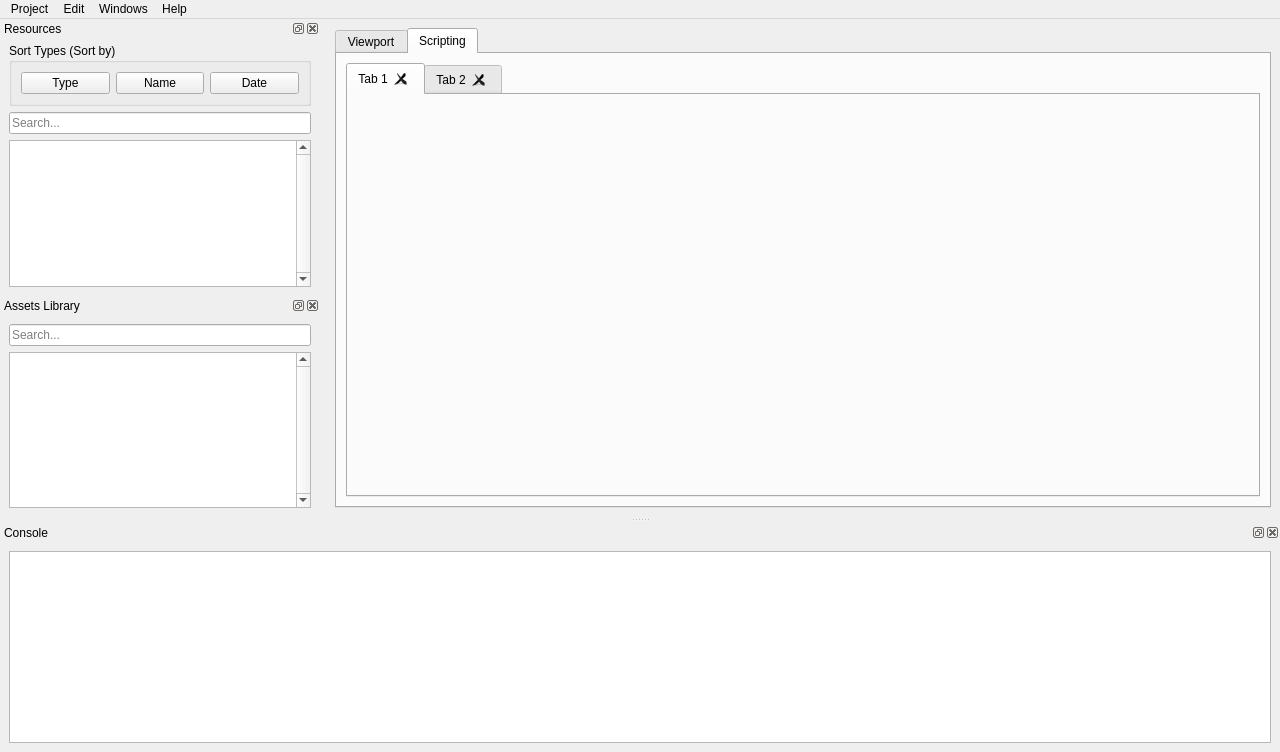
<?xml version="1.0" encoding="UTF-8"?>
<ui version="4.0">
 <class>main_window</class>
 <widget class="QMainWindow" name="main_window">
  <property name="geometry">
   <rect>
    <x>0</x>
    <y>0</y>
    <width>1280</width>
    <height>752</height>
   </rect>
  </property>
  <property name="minimumSize">
   <size>
    <width>1280</width>
    <height>720</height>
   </size>
  </property>
  <property name="windowTitle">
   <string>Red Engine - {project name}</string>
  </property>
  <widget class="QWidget" name="central_widget">
   <layout class="QVBoxLayout" name="verticalLayout">
    <item>
     <widget class="QTabWidget" name="central_tab">
      <property name="currentIndex">
       <number>1</number>
      </property>
      <widget class="QWidget" name="preview_window">
       <attribute name="title">
        <string>Viewport</string>
       </attribute>
       <layout class="QGridLayout" name="gridLayout">
        <item row="0" column="0">
         <layout class="QHBoxLayout" name="horizontalLayout">
          <item>
           <widget class="QPushButton" name="start_button">
            <property name="text">
             <string>Start</string>
            </property>
           </widget>
          </item>
         </layout>
        </item>
        <item row="1" column="0">
         <layout class="QVBoxLayout" name="verticalLayout_5">
          <item>
           <widget class="QWidget" name="pygame_widget" native="true"/>
          </item>
         </layout>
        </item>
       </layout>
      </widget>
      <widget class="QWidget" name="scripting_window">
       <attribute name="title">
        <string>Scripting</string>
       </attribute>
       <layout class="QVBoxLayout" name="verticalLayout_4">
        <item>
         <widget class="QTabWidget" name="scripting_tab">
          <property name="tabsClosable">
           <bool>true</bool>
          </property>
          <property name="movable">
           <bool>true</bool>
          </property>
          <widget class="QWidget" name="tab">
           <attribute name="title">
            <string>Tab 1</string>
           </attribute>
          </widget>
          <widget class="QWidget" name="tab_2">
           <attribute name="title">
            <string>Tab 2</string>
           </attribute>
          </widget>
         </widget>
        </item>
       </layout>
      </widget>
     </widget>
    </item>
   </layout>
  </widget>
  <widget class="QDockWidget" name="resources_dock">
   <property name="sizePolicy">
    <sizepolicy hsizetype="Expanding" vsizetype="Expanding">
     <horstretch>0</horstretch>
     <verstretch>0</verstretch>
    </sizepolicy>
   </property>
   <property name="minimumSize">
    <size>
     <width>320</width>
     <height>237</height>
    </size>
   </property>
   <property name="maximumSize">
    <size>
     <width>320</width>
     <height>524287</height>
    </size>
   </property>
   <property name="baseSize">
    <size>
     <width>250</width>
     <height>350</height>
    </size>
   </property>
   <property name="font">
    <font>
     <underline>false</underline>
    </font>
   </property>
   <property name="autoFillBackground">
    <bool>true</bool>
   </property>
   <property name="floating">
    <bool>false</bool>
   </property>
   <property name="features">
    <set>QDockWidget::AllDockWidgetFeatures</set>
   </property>
   <property name="allowedAreas">
    <set>Qt::LeftDockWidgetArea|Qt::RightDockWidgetArea</set>
   </property>
   <property name="windowTitle">
    <string>Resources</string>
   </property>
   <attribute name="dockWidgetArea">
    <number>1</number>
   </attribute>
   <widget class="QWidget" name="resources_dock_contents">
    <property name="sizePolicy">
     <sizepolicy hsizetype="MinimumExpanding" vsizetype="Expanding">
      <horstretch>0</horstretch>
      <verstretch>0</verstretch>
     </sizepolicy>
    </property>
    <property name="autoFillBackground">
     <bool>false</bool>
    </property>
    <layout class="QVBoxLayout" name="verticalLayout_3">
     <property name="topMargin">
      <number>5</number>
     </property>
     <item>
      <widget class="QGroupBox" name="sort_resource_button_group">
       <property name="title">
        <string>Sort Types (Sort by)</string>
       </property>
       <layout class="QHBoxLayout" name="horizontalLayout_6">
        <item>
         <widget class="QPushButton" name="sort_resource_type_button">
          <property name="text">
           <string>Type</string>
          </property>
         </widget>
        </item>
        <item>
         <widget class="QPushButton" name="sort_resource_name_button">
          <property name="text">
           <string>Name</string>
          </property>
         </widget>
        </item>
        <item>
         <widget class="QPushButton" name="sort_resource_date_button">
          <property name="text">
           <string>Date</string>
          </property>
         </widget>
        </item>
       </layout>
      </widget>
     </item>
     <item>
      <widget class="QLineEdit" name="resource_search_bar">
       <property name="placeholderText">
        <string>Search...</string>
       </property>
       <property name="clearButtonEnabled">
        <bool>true</bool>
       </property>
      </widget>
     </item>
     <item>
      <widget class="QTreeWidget" name="resources_tree">
       <property name="sizePolicy">
        <sizepolicy hsizetype="Expanding" vsizetype="Expanding">
         <horstretch>0</horstretch>
         <verstretch>0</verstretch>
        </sizepolicy>
       </property>
       <property name="contextMenuPolicy">
        <enum>Qt::CustomContextMenu</enum>
       </property>
       <property name="verticalScrollBarPolicy">
        <enum>Qt::ScrollBarAlwaysOn</enum>
       </property>
       <property name="horizontalScrollBarPolicy">
        <enum>Qt::ScrollBarAsNeeded</enum>
       </property>
       <property name="dragDropMode">
        <enum>QAbstractItemView::DragOnly</enum>
       </property>
       <property name="animated">
        <bool>false</bool>
       </property>
       <property name="allColumnsShowFocus">
        <bool>false</bool>
       </property>
       <property name="columnCount">
        <number>0</number>
       </property>
       <attribute name="headerVisible">
        <bool>false</bool>
       </attribute>
      </widget>
     </item>
    </layout>
   </widget>
  </widget>
  <widget class="QDockWidget" name="assets_library_dock">
   <property name="sizePolicy">
    <sizepolicy hsizetype="Expanding" vsizetype="Expanding">
     <horstretch>0</horstretch>
     <verstretch>0</verstretch>
    </sizepolicy>
   </property>
   <property name="minimumSize">
    <size>
     <width>320</width>
     <height>167</height>
    </size>
   </property>
   <property name="maximumSize">
    <size>
     <width>320</width>
     <height>524287</height>
    </size>
   </property>
   <property name="baseSize">
    <size>
     <width>250</width>
     <height>350</height>
    </size>
   </property>
   <property name="allowedAreas">
    <set>Qt::LeftDockWidgetArea|Qt::RightDockWidgetArea|Qt::TopDockWidgetArea</set>
   </property>
   <property name="windowTitle">
    <string>Assets Library</string>
   </property>
   <attribute name="dockWidgetArea">
    <number>1</number>
   </attribute>
   <widget class="QWidget" name="assets_library_dock_contents">
    <layout class="QVBoxLayout" name="verticalLayout_2">
     <item>
      <widget class="QLineEdit" name="assets_library_search_bar">
       <property name="placeholderText">
        <string>Search...</string>
       </property>
       <property name="clearButtonEnabled">
        <bool>true</bool>
       </property>
      </widget>
     </item>
     <item>
      <widget class="QTableView" name="assets_library_listview">
       <property name="verticalScrollBarPolicy">
        <enum>Qt::ScrollBarAlwaysOn</enum>
       </property>
      </widget>
     </item>
    </layout>
   </widget>
  </widget>
  <widget class="QMenuBar" name="menu_bar">
   <property name="geometry">
    <rect>
     <x>0</x>
     <y>0</y>
     <width>1280</width>
     <height>26</height>
    </rect>
   </property>
   <widget class="QMenu" name="project_button">
    <property name="title">
     <string>Project</string>
    </property>
    <addaction name="actionNew_Project"/>
    <addaction name="actionOpen_Project"/>
    <addaction name="actionRecent_Projects"/>
    <addaction name="separator"/>
    <addaction name="actionSave"/>
    <addaction name="actionSave_as"/>
   </widget>
   <widget class="QMenu" name="windows_button">
    <property name="title">
     <string>Windows</string>
    </property>
    <addaction name="actionResources"/>
    <addaction name="actionAssets_Library"/>
    <addaction name="actionProperties"/>
   </widget>
   <widget class="QMenu" name="help_button">
    <property name="title">
     <string>Help</string>
    </property>
    <addaction name="actionVisit_Source"/>
   </widget>
   <widget class="QMenu" name="menuEdit">
    <property name="title">
     <string>Edit</string>
    </property>
    <addaction name="actionUndo"/>
    <addaction name="actionRedo"/>
   </widget>
   <addaction name="project_button"/>
   <addaction name="menuEdit"/>
   <addaction name="windows_button"/>
   <addaction name="help_button"/>
  </widget>
  <widget class="QDockWidget" name="console_dock">
   <property name="windowTitle">
    <string>Console</string>
   </property>
   <attribute name="dockWidgetArea">
    <number>8</number>
   </attribute>
   <widget class="QWidget" name="dockWidgetContents">
    <layout class="QHBoxLayout" name="horizontalLayout_2">
     <item>
      <widget class="QTextEdit" name="textEdit"/>
     </item>
    </layout>
   </widget>
  </widget>
  <action name="actionSave">
   <property name="icon">
    <iconset>
     <normaloff>assets/10125_icons/imageres_28.ico</normaloff>assets/10125_icons/imageres_28.ico</iconset>
   </property>
   <property name="text">
    <string>Save </string>
   </property>
   <property name="shortcut">
    <string>Ctrl+S</string>
   </property>
  </action>
  <action name="actionSave_as">
   <property name="icon">
    <iconset>
     <normaloff>assets/10125_icons/imageres_29.ico</normaloff>assets/10125_icons/imageres_29.ico</iconset>
   </property>
   <property name="text">
    <string>Save as</string>
   </property>
   <property name="shortcut">
    <string>Ctrl+Shift+S</string>
   </property>
  </action>
  <action name="actionNew_Project">
   <property name="icon">
    <iconset>
     <normaloff>assets/10125_icons/shell32_264.ico</normaloff>assets/10125_icons/shell32_264.ico</iconset>
   </property>
   <property name="text">
    <string>New Project</string>
   </property>
  </action>
  <action name="actionOpen_Project">
   <property name="icon">
    <iconset>
     <normaloff>assets/10125_icons/imageres_1025.ico</normaloff>assets/10125_icons/imageres_1025.ico</iconset>
   </property>
   <property name="text">
    <string>Open Project</string>
   </property>
  </action>
  <action name="actionRecent_Projects">
   <property name="icon">
    <iconset>
     <normaloff>assets/10125_icons/imageres_185.ico</normaloff>assets/10125_icons/imageres_185.ico</iconset>
   </property>
   <property name="text">
    <string>Recent Projects</string>
   </property>
  </action>
  <action name="actionRun_Project">
   <property name="icon">
    <iconset>
     <normaloff>assets/10125_icons/Play.ico</normaloff>assets/10125_icons/Play.ico</iconset>
   </property>
   <property name="text">
    <string>Run Project</string>
   </property>
  </action>
  <action name="actionResources">
   <property name="checkable">
    <bool>true</bool>
   </property>
   <property name="checked">
    <bool>true</bool>
   </property>
   <property name="icon">
    <iconset>
     <normaloff>assets/10125_icons/Folder.ico</normaloff>assets/10125_icons/Folder.ico</iconset>
   </property>
   <property name="text">
    <string>Resources</string>
   </property>
  </action>
  <action name="actionAssets_Library">
   <property name="checkable">
    <bool>true</bool>
   </property>
   <property name="checked">
    <bool>true</bool>
   </property>
   <property name="icon">
    <iconset>
     <normaloff>assets/10125_icons/rar.ico</normaloff>assets/10125_icons/rar.ico</iconset>
   </property>
   <property name="text">
    <string>Assets Library</string>
   </property>
  </action>
  <action name="actionProperties">
   <property name="checkable">
    <bool>true</bool>
   </property>
   <property name="checked">
    <bool>true</bool>
   </property>
   <property name="icon">
    <iconset>
     <normaloff>assets/10125_icons/imageres_5366.ico</normaloff>assets/10125_icons/imageres_5366.ico</iconset>
   </property>
   <property name="text">
    <string>Properties</string>
   </property>
  </action>
  <action name="actionUndo">
   <property name="icon">
    <iconset>
     <normaloff>assets/10125_icons/imageres_5315.ico</normaloff>assets/10125_icons/imageres_5315.ico</iconset>
   </property>
   <property name="text">
    <string>Undo</string>
   </property>
  </action>
  <action name="actionRedo">
   <property name="icon">
    <iconset>
     <normaloff>assets/10125_icons/imageres_5311.ico</normaloff>assets/10125_icons/imageres_5311.ico</iconset>
   </property>
   <property name="text">
    <string>Redo</string>
   </property>
  </action>
  <action name="actionVisit_Source">
   <property name="icon">
    <iconset>
     <normaloff>assets/10125_icons/link.ico</normaloff>assets/10125_icons/link.ico</iconset>
   </property>
   <property name="text">
    <string>Visit Source</string>
   </property>
  </action>
  <action name="actionNew_File">
   <property name="icon">
    <iconset>
     <normaloff>assets/10125_icons/Add.ico</normaloff>assets/10125_icons/Add.ico</iconset>
   </property>
   <property name="text">
    <string>New File</string>
   </property>
  </action>
  <action name="actionNew_Folder">
   <property name="icon">
    <iconset>
     <normaloff>assets/10125_icons/Add.ico</normaloff>assets/10125_icons/Add.ico</iconset>
   </property>
   <property name="text">
    <string>New Folder</string>
   </property>
  </action>
  <action name="actionDelete_Resource">
   <property name="icon">
    <iconset>
     <normaloff>assets/10125_icons/Delete.ico</normaloff>assets/10125_icons/Delete.ico</iconset>
   </property>
   <property name="text">
    <string>Delete Resource</string>
   </property>
  </action>
 </widget>
 <tabstops>
  <tabstop>resources_tree</tabstop>
 </tabstops>
 <resources/>
 <connections/>
</ui>
